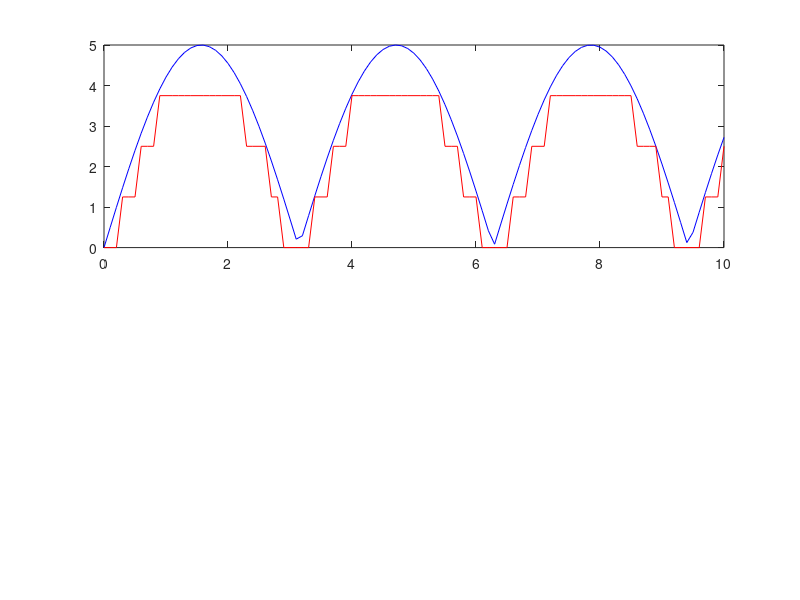

Recreate this plot in MATLAB.
clear all;
close all;
clc;
f=20;
n=5;
q = f/(2^(n-1));
t = 0:0.1:10;
y=abs(5*sin(t));
x0 = fix(y/q);
y0 = dec2bin(x0,n);
y1 = x0*q;
subplot(2,1,1);
plot(t,y,'b');
hold on;
subplot(2,1,1);
plot(t,y1,'r');
hold off;